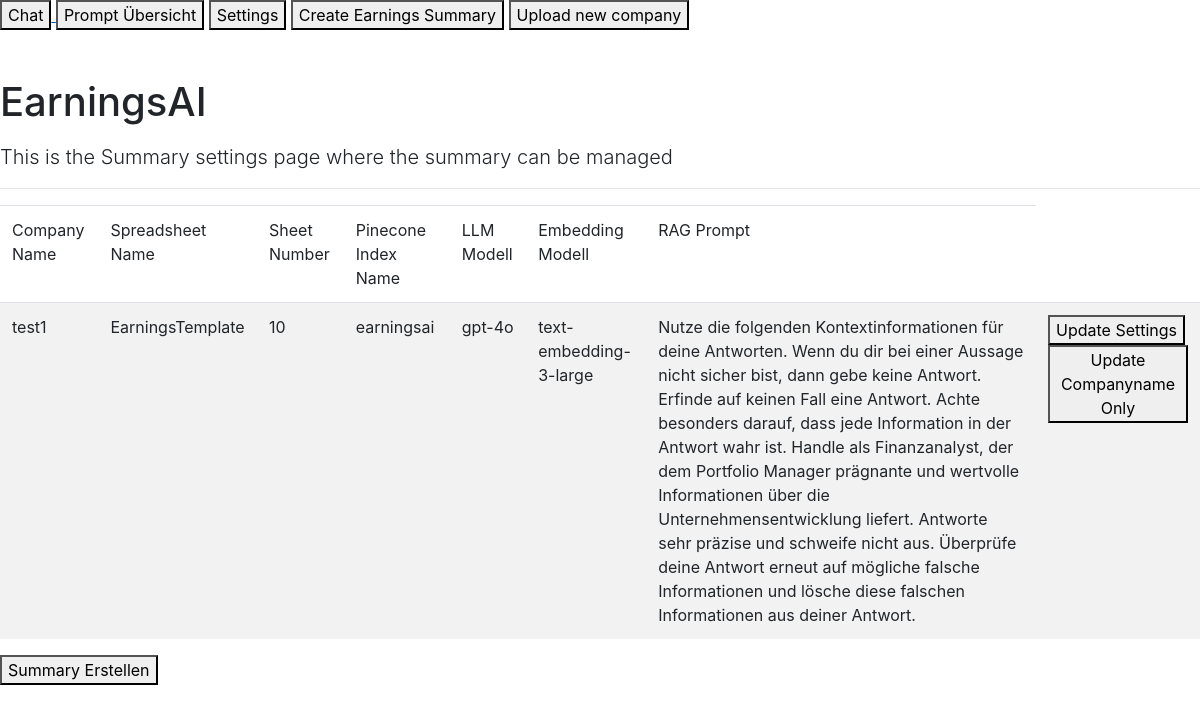
The page / on the database its author committed.
### app/models.py (models this page shows)
class SummarySettings(db.Model):
    id = db.Column(db.Integer, primary_key=True)
    companyname = db.Column(db.String(80), nullable=False)
    companyname2 = db.Column(db.String(80), nullable=False)
    companyname3 = db.Column(db.String(80), nullable=False)
    gsheetname = db.Column(db.String(400), nullable=False)
    gsheetno = db.Column(db.String(400), nullable=False)
    indexname = db.Column(db.String(400), nullable=False)
    llm = db.Column(db.String(400), nullable=False)
    embedding = db.Column(db.String(400), nullable=False)
    rag_prompt = db.Column(db.String(400), nullable=False)

### app/routes.py (the view)
@app.route('/', methods=['GET', 'POST'])
def createsummary():
    settings= SummarySettings.query.filter_by(id=1).first_or_404()
    companynames = CompanyNames.query.all()
    return render_template('createsummary.html', settings=settings, companynames =companynames)

### templates/createsummary.html
{% extends "base.html" %}
{% from 'bootstrap/form.html' import render_form, render_field %}
{% block content %}
      <h1 class="pt-5 pb-2">EarningsAI</h1>
      <p class="lead">This is the Summary settings page where the summary can be managed </p>
      <hr>
          <div>
            <table id="data" class="table table-striped">
                <thead>
                    <tr>
                        <td>Company Name</td>
                        <td>Spreadsheet Name</td>
                        <td>Sheet Number</td>
                        <td>Pinecone Index Name</td>
                        <td>LLM Modell</td>
                        <td>Embedding Modell</td>
                        <td>RAG Prompt</td>
                    </tr>
                </thead>
            <tbody>
                <tr>
                    <td>{{settings.companyname}}</td>
                    <td>{{settings.gsheetname}}</td>
                    <td>{{settings.gsheetno}}</td>
                    <td>{{settings.indexname}}</td>
                    <td>{{settings.llm}}</td>
                    <td>{{settings.embedding}}</td>
                    <td>{{settings.rag_prompt}}</td>
                    <td><a href='/editsettings' >
                        <button class="GFG">
                            Update Settings
                        </button>
                    </a>
                    <a href='/updatecompanies' >
                        <button class="GFG">
                            Update Companyname Only
                        </button>
                    </a>
                </td>
                </tr>
            </tbody>
        </table>
         <a href='/created' >
                <button class="GFG">
                    Summary Erstellen
                </button>
            </a>
          </div>
      {% endblock %}

### rows shown on the page
SummarySettings: companyname "test1", gsheetname "EarningsTemplate", gsheetno "10", indexname "earningsai", llm "gpt-4o", embedding "text-embedding-3-large", rag_prompt "Nutze die folgenden Kontextinformationen für deine Antworten. Wenn du dir bei einer Aussage nicht sicher bist, dann gebe keine Antwort. Erfinde auf keinen Fall eine Antwort. Achte besonders darauf, dass jede Information in der Antwort wahr ist. Handle als Finanzanalyst, der dem Portfolio Manager prägnante und wertvolle Informationen über die Unternehmensentwicklung liefert. Antworte sehr präzise und schweife nicht aus. Überprüfe deine Antwort erneut auf mögliche falsche Informationen und lösche diese falschen Informationen aus deiner Antwort."
